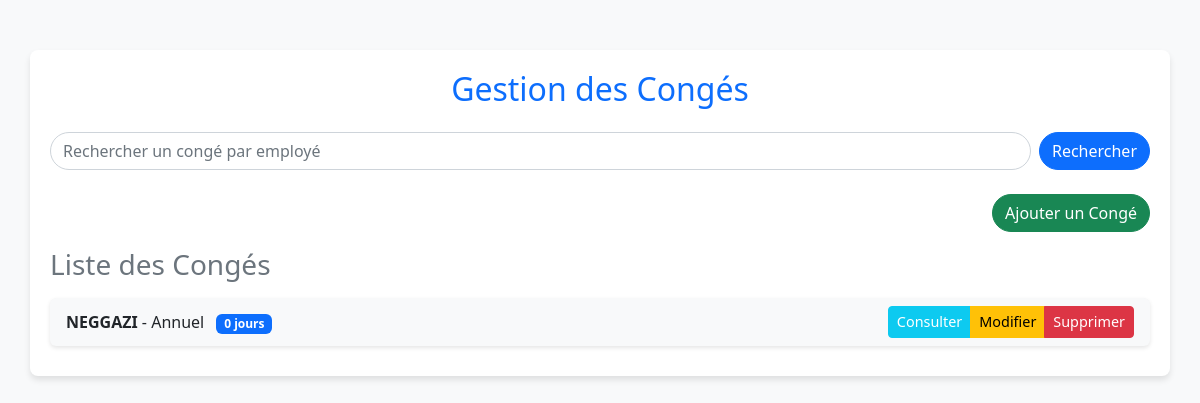
The app's page /conges/ with its own data.
### app1/models.py (models this page shows, shortened)
class Conge(models.Model):
    TYPE_CONGE_CHOICES = [
        ('Annuel', 'Congé Annuel'),
        ('Maladie', 'Congé Maladie'),
        ('Maternité', 'Congé Maternité/Paternité'),
        ('Sans Solde', 'Congé Sans Solde'),
    ]
    employe = models.ForeignKey(
        Employe,
        on_delete=models.CASCADE,
        related_name="conges",
        verbose_name="Employé"
    )
    type_conge = models.CharField(
        max_length=20,
        choices=TYPE_CONGE_CHOICES,
        verbose_name="Type de congé"
    )
    date_debut = models.DateField(verbose_name="Date de début")
    date_fin = models.DateField(verbose_name="Date de fin")
    jours_utilises = models.PositiveIntegerField(editable=False, verbose_name="Jours utilisés")
    solde_initial = models.PositiveIntegerField(verbose_name="Solde initial")
    solde_restant = models.PositiveIntegerField(verbose_name="Solde restant", editable=False)
    class Meta:
        verbose_name = "Congé"
        verbose_name_plural = "Congés"
        ordering = ['-date_debut']  # Tri par date de début décroissante

class Employe(models.Model):
    HOMME = 'H'
    FEMME = 'F'
    SEXE_CHOICES = [
        (HOMME, 'Homme'),
        (FEMME, 'Femme'),
    ]
    nom = models.CharField(max_length=100, verbose_name="Nom")
    prenom = models.CharField(max_length=100, verbose_name="Prénom")
    date_naissance = models.DateField(verbose_name="Date de naissance")
    date_embauche = models.DateField(verbose_name="Date d'embauche")
    adresse = models.TextField(verbose_name="Adresse")
    service = models.ForeignKey(
        'Service',
        on_delete=models.SET_NULL,
        null=True,
        blank=True,
        verbose_name="Service"
    )
    competences = models.TextField(verbose_name="Compétences", blank=True)
    historique_professionnel = models.TextField(verbose_name="Historique professionnel", blank=True)
    sexe = models.CharField(
        max_length=1,
        choices=SEXE_CHOICES,
        verbose_name="Sexe",
        default=HOMME,  # Par défaut, l'employé est masculin
    )
    class Meta:
        verbose_name = "Employé"
        verbose_name_plural = "Employés"
        ordering = ['nom', 'prenom']  # Tri par nom puis prénom

### app1/views.py (the view)
# urls.py: path('conges/', views.recherche_conge, name='recherche_conge'),
def recherche_conge(request):
    query = request.GET.get('q', '')
    if query:
        conges = Conge.objects.filter(employe__nom__icontains=query)  # Filtrer par nom de l'employé
    else:
        conges = Conge.objects.all()  # Récupérer tous les congés
    context = {
        'conges': conges,
        'query': query,
    }
    return render(request, 'recherche_conge.html', context)

### app1/templates/recherche_conge.html (shortened to what this page needs)
{% load static %}
<!DOCTYPE html>
<html lang="fr">
<head>
    <link rel="stylesheet" href="{% static 'css/bootstrap.min.css' %}">
</head>
<body>
<div class="container main-container">
    <h2 class="text-center text-primary mb-4">Gestion des Congés</h2>
    <form method="GET" class="search-form d-flex mb-4">
        <input type="text" name="q" class="form-control me-2" placeholder="Rechercher un congé par employé" value="{{ query }}">
        <button type="submit" class="btn btn-primary btn-custom">Rechercher</button>
    </form>
    <div class="text-end mb-3">
        <a href="{% url 'ajouter_conge' %}" class="btn btn-success btn-custom">Ajouter un Congé</a>
    </div>
    <h3 class="text-secondary mb-3">Liste des Congés</h3>
    <div class="list-group">
        {% for conge in conges %}
            <div class="list-group-item d-flex justify-content-between align-items-center bg-light">
                <div>
                    <strong>{{ conge.employe.nom }}</strong> - {{ conge.type_conge }}
                    <span class="badge bg-primary ms-2">{{ conge.solde_restant }} jours</span>
                </div>
                <div class="btn-group" role="group">
                    <a href="{% url 'details_conge' conge.id %}" class="btn btn-info btn-sm text-white">Consulter</a>
                    <a href="{% url 'edit_conge' conge.id %}" class="btn btn-warning btn-sm">Modifier</a>
                    <a href="{% url 'delete_conge' conge.id %}" class="btn btn-danger btn-sm">Supprimer</a>
                </div>
            </div>
        {% empty %}
            <p class="text-center no-conge">Aucun congé trouvé.</p>
        {% endfor %}
    </div>
</div>
</body>
</html>

### app1/templates/recherche_conge.html (style rules this page uses)
body { background-color: #f8f9fa; }
.main-container { margin-top: 50px; padding: 20px; background: white; border-radius: 8px; box-shadow: 0 4px 6px rgba(0, 0, 0, 0.1); }
.search-form input { border-radius: 20px; }
.btn-custom { border-radius: 20px; }
.list-group-item { border: none; margin-bottom: 10px; border-radius: 6px; box-shadow: 0 2px 4px rgba(0, 0, 0, 0.1); }
.list-group-item .btn { font-size: 0.9rem; }

### records on screen
Conge: employe.nom "NEGGAZI", type_conge "Annuel", solde_restant "0"
